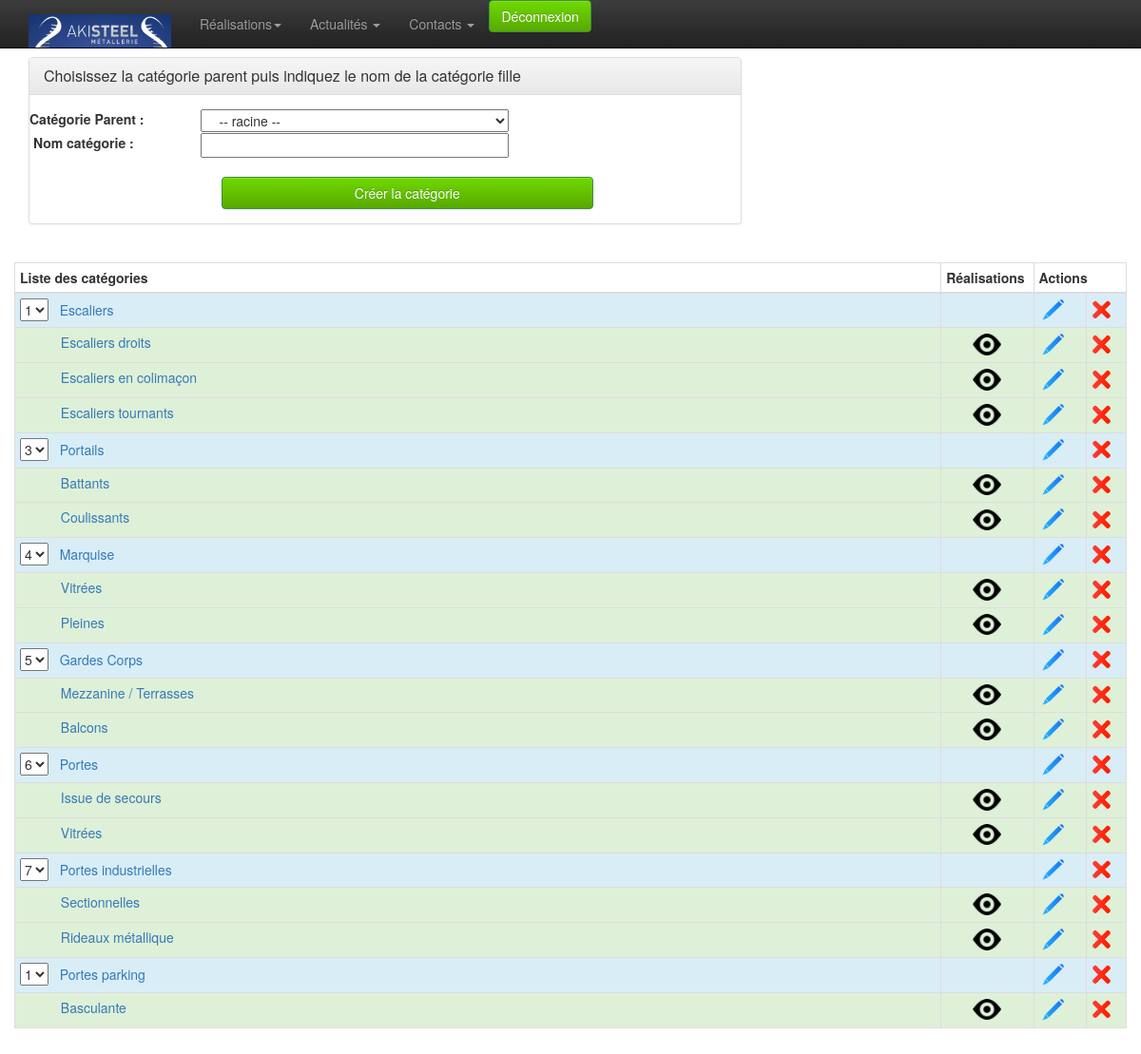
/admin/categorie/liste.php (signed in), run on an earlier commit of the app's database.
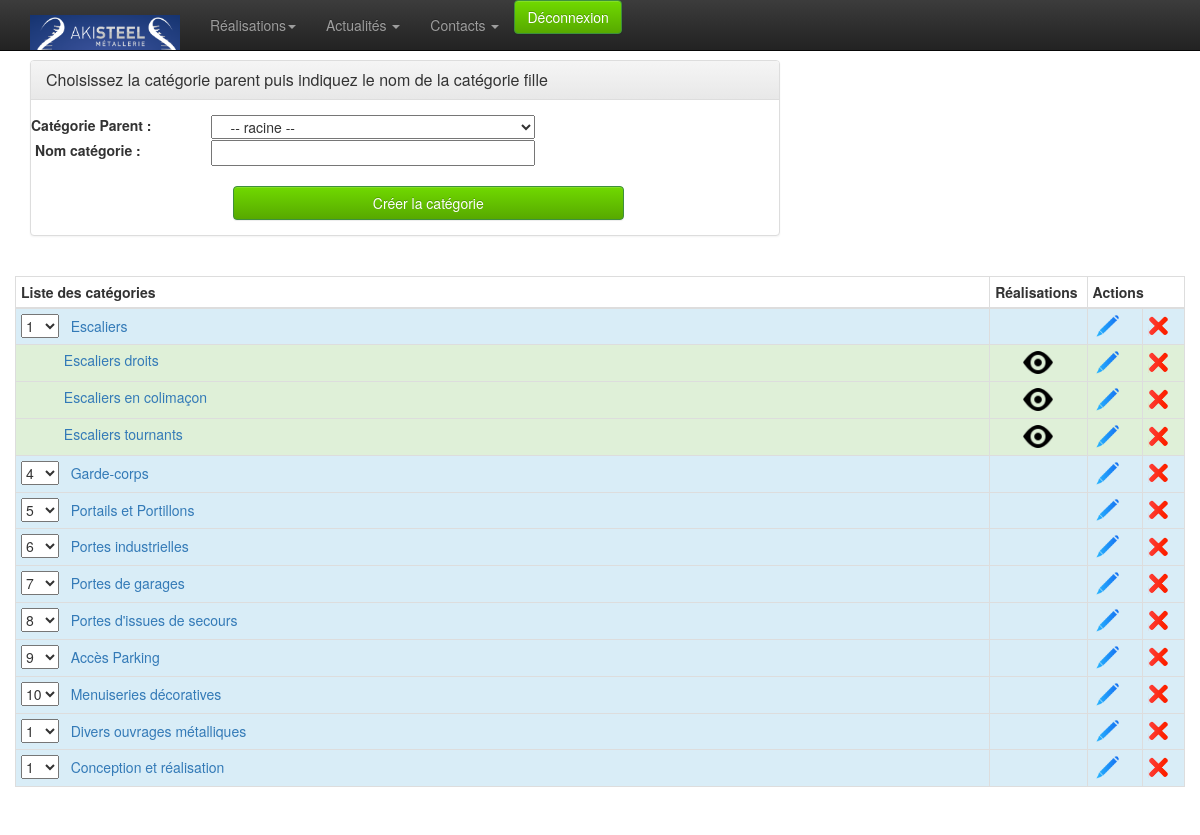
And on a later commit of the database.
### tables this page shows
CREATE TABLE `catproduct` (
  `id` int(10) unsigned NOT NULL AUTO_INCREMENT,
  `id_parent` int(11) NOT NULL,
  `nom` varchar(50) NOT NULL,
  `image` varchar(50) NOT NULL,
  `ordre_affichage` int(11) NOT NULL DEFAULT '1',
  PRIMARY KEY (`id`)
);

### admin/classes/StorageManager.php (called while the page is built, shortened)
<?php
class StorageManager{
	protected function dbConnect() {
		try {
			$this->mysqli = new mysqli ( DBHOST, DBUSER, DBPASSWD, DBNAME ) ;
		} catch (Exception $e) {
			throw new Exception("Erreur Connexion DB ". $e->getMessage());
		}
	}
}
?>

### admin/classes/Categorie.php (the view, shortened to what the changed rows need)
<?php
require_once("StorageManager.php");
class Categorie extends StorageManager {
	public function load( $id, $debug=false ){
		$new_array = null;
		$requete = "SELECT * FROM `catproduct` WHERE id = " . $id ;
		$result = mysqli_query( $this->mysqli, $requete );
		while( $row = mysqli_fetch_assoc( $result ) ) {
			$new_array[] = $row;
		}
		return $new_array;
	}
	public function getListe( $tab=array(), $debug=false ) {
		$champ_souhaite = ( $tab[ "champ" ] != '' ) ? $tab[ "champ" ] : "*";
		$requete = "SELECT " . $champ_souhaite . " FROM `catproduct`";
		if ( $tab[ "where" ] == '' ) {
			$requete .= " WHERE id > 0";
			if ( !empty( $tab ) ) {
				foreach( $tab as $champ => $val ) {
					if ( $champ != "champ" && $champ != "order_by" && $champ != "sens" )
						$requete .= " AND " . $champ . " = '" . addslashes( $val ) . "'";
				}
			}
			$order_by = ( $tab[ "order_by" ] != "" ) ? $tab[ "order_by" ] : "ordre_affichage";
			$sens = ( $tab[ "sens" ] != "" ) ? $tab[ "sens" ] : "ASC";
			$requete .= " ORDER BY " . $order_by . " " . $sens;
		}
		else $requete .= $tab[ "where" ];
		$result = mysqli_query( $this->mysqli, $requete );
		while( $row = mysqli_fetch_assoc( $result ) ) {
			$new_array[] = $row;
		}
		return $new_array;
	}
	public function getNbCatByLevel( $id_parent=0, $debug=false ) {
		$sql = "SELECT COUNT(id) AS nb FROM `catproduct`
			WHERE `id_parent`=" . $id_parent . ";";
		$result = mysqli_query( $this->mysqli, $sql );
		$row = mysqli_fetch_assoc( $result );
		return $row[ "nb" ];
	}
	public function afficherLigneAdmin( $id=0, $debug=false ) {
		$datas = $this->load( $id, $debug );
		$_categorie = $datas[ 0 ];
		if ( !empty( $_categorie ) ) {
			$decalage = 			( $_categorie[ "id_parent" ] == 0 ) ? "" : "&nbsp;&nbsp;&nbsp;&nbsp;&nbsp;&nbsp;&nbsp;&nbsp;&nbsp;&nbsp;&nbsp;";
			$classe_affichage = 	( $_categorie[ "id_parent" ] == 0 ) ? "info" : "success";
			$btn_visualisation = 	( $_categorie[ "id_parent" ] == 0 )
				? "&nbsp;"
				: "<a href='/admin/produit/liste.php?id_categorie=" . $_categorie[ "id" ] . "'><img src='/admin/img/eye.png' width='30' title='Voir tous les produits de cette catégorie' ></a>";
			echo "<tr class='" . $classe_affichage . "'>\n";
			echo "	<td>\n";
			if ( $_categorie[ "id_parent" ] == 0 ) {
				$nb_cat = $this->getNbCatByLevel( $_categorie[ "id_parent" ], false );
				echo "		<select id='" . $_categorie[ "id" ] . "' class='select_categorie'>\n";
				for( $cpt = 1; $cpt <= $nb_cat; $cpt++ ) {
					$selected = ( $cpt == $_categorie[ "ordre_affichage" ] ) ? "selected" : "";
					echo "		<option value='" . $cpt . "' " . $selected . ">" . $cpt . "</option>\n";
				}
				echo "		</select>&nbsp;&nbsp;\n";
			}
			echo "		" . $decalage . "<a href='/admin/categorie/liste.php?id=" . $_categorie[ "id" ] . "'>" . $_categorie[ "nom" ] . "</a>\n";
			echo "	</td>\n";
			echo "	<td align='center'>" . $btn_visualisation . "</td>\n";
			echo "	<td><a href='/admin/categorie/liste.php?id=" . $_categorie[ "id" ] . "'><img src='/admin/img/modif.png' width='30' alt='Modifier' ></a></td>\n";
			echo "	<td>\n";
			echo "		<img src='/admin/img/del.png' width='20' alt='Supprimer' onclick=\"$('.supp" . $_categorie[ "id" ] . "').css('display', 'block');\"> \n";
			echo "	</td>\n";
			echo "</tr>\n";
		}
	}
}

### admin/categorie/liste.php (shortened to what the changed rows need)
<?
	require $_SERVER[ "DOCUMENT_ROOT" ] . "/admin/classes/Categorie.php";
	$debug = 		false;
	$categorie = 	new Categorie();
	if ( 1 == 1 ) {
		unset( $recherche );
		$recherche[ "id_parent" ] = 0;
		$recherche[ "order_by" ] = 	"ordre_affichage";
		$liste_categorie = $categorie->getListe( $recherche, $debug );
	}
?>
<!doctype html>
<html class="no-js" lang="en">
	<head>
		<? include_once $_SERVER[ "DOCUMENT_ROOT" ] . "/admin/inc-meta.php"; ?>
	</head>
	<body>
		<div class="container">
			<div class="row">
				<table class="table table-hover table-bordered table-condensed table-striped" >
				<thead>
					<tr>
						<th class="col-md-10" style="">Liste des catégories</th>
						<th class="col-md-1" style="">Réalisations</th>
						<th class="col-md-1" colspan="2" style="">Actions</th>
					</tr>
				</thead>
				<tbody>
					<?
					if ( !empty( $liste_categorie ) ) {
						foreach ( $liste_categorie as $_categorie ) {
							$categorie->afficherLigneAdmin( $_categorie[ "id" ], $debug );
							if ( 1 == 1 ) {
								unset( $recherche );
								$recherche[ "id_parent" ] = $_categorie[ "id" ];
								$liste_sous_categorie = $categorie->getListe( $recherche, $debug);
								if ( !empty( $liste_sous_categorie ) ) {
									foreach ( $liste_sous_categorie as $_categorie ) {
										$categorie->afficherLigneAdmin( $_categorie[ "id" ], $debug );
									}
								}
							}
						}
					}
					?>
				</tbody>
				</table>
			</div>
		</div>
	</body>
</html>

What changed in the data, as far as the page shows it:
no longer on this page (row edited): catproduct: id "3", nom "Portails", shown under "Choisissez la catégorie parent puis indiquez le nom de la catégorie fille"
removed catproduct: nom "Battants", id_parent 101 (drawn), shown under "Portails"
removed catproduct: nom "Coulissants", id_parent 101 (drawn), shown under "Portails"
removed catproduct: id "4", nom "Marquise", shown under "Choisissez la catégorie parent puis indiquez le nom de la catégorie fille"
removed catproduct: nom "Vitrées", id_parent 103 (drawn), shown under "Marquise"
removed catproduct: nom "Pleines", id_parent 103 (drawn), shown under "Marquise"
removed catproduct: nom "Mezzanine / Terrasses", id_parent 108 (drawn), shown under "Gardes Corps"
removed catproduct: nom "Balcons", id_parent 108 (drawn), shown under "Gardes Corps"
no longer on this page (row edited): catproduct: id "6", nom "Portes", shown under "Choisissez la catégorie parent puis indiquez le nom de la catégorie fille"
no longer on this page (row unchanged): catproduct: nom "Issue de secours", id_parent 111 (drawn), shown under "Portes"
no longer on this page (row unchanged): catproduct: nom "Vitrées", id_parent 111 (drawn), shown under "Portes"
removed catproduct: nom "Sectionnelles", id_parent 113 (drawn), shown under "Portes industrielles"
removed catproduct: nom "Rideaux métallique", id_parent 113 (drawn), shown under "Portes industrielles"
removed catproduct: id "1", nom "Portes parking", shown under "Choisissez la catégorie parent puis indiquez le nom de la catégorie fille"
removed catproduct: nom "Basculante", id_parent 116 (drawn), shown under "Portes parking"
changed catproduct: id "5" → "4"; nom "Gardes Corps" → "Garde-corps"
added catproduct: id "5", nom "Portails et Portillons", shown under "Choisissez la catégorie parent puis indiquez le nom de la catégorie fille"
changed catproduct "Portes industrielles": id "7" → "6"
added catproduct: id "7", nom "Portes de garages", shown under "Choisissez la catégorie parent puis indiquez le nom de la catégorie fille"
added catproduct: id "8", nom "Portes d'issues de secours", shown under "Choisissez la catégorie parent puis indiquez le nom de la catégorie fille"
added catproduct: id "9", nom "Accès Parking", shown under "Choisissez la catégorie parent puis indiquez le nom de la catégorie fille"
added catproduct: id "10", nom "Menuiseries décoratives", shown under "Choisissez la catégorie parent puis indiquez le nom de la catégorie fille"
added catproduct: id "1", nom "Divers ouvrages métalliques", shown under "Choisissez la catégorie parent puis indiquez le nom de la catégorie fille"
added catproduct: id "1", nom "Conception et réalisation", shown under "Choisissez la catégorie parent puis indiquez le nom de la catégorie fille"
